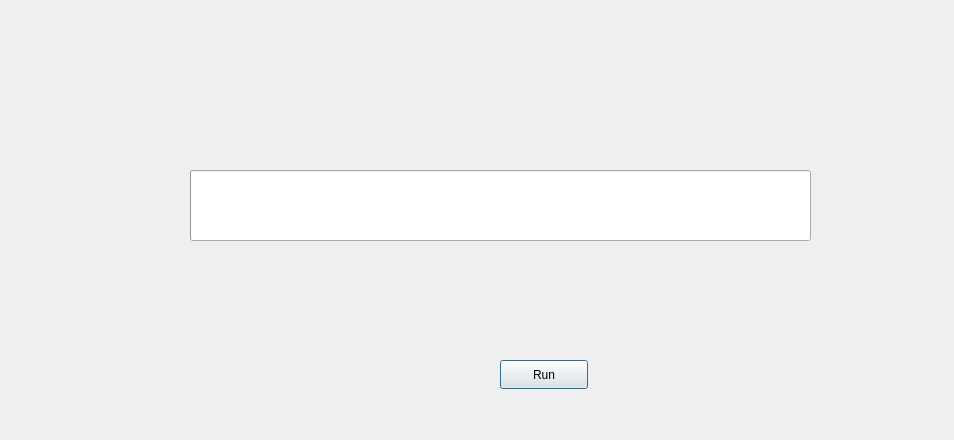
<?xml version="1.0" encoding="UTF-8"?>
<ui version="4.0">
 <class>Dialog</class>
 <widget class="QDialog" name="Dialog">
  <property name="geometry">
   <rect>
    <x>0</x>
    <y>0</y>
    <width>954</width>
    <height>440</height>
   </rect>
  </property>
  <property name="windowTitle">
   <string>Dialog</string>
  </property>
  <widget class="QProgressBar" name="pgbar">
   <property name="geometry">
    <rect>
     <x>190</x>
     <y>170</y>
     <width>621</width>
     <height>71</height>
    </rect>
   </property>
   <property name="value">
    <number>0</number>
   </property>
   <property name="format">
    <string/>
   </property>
  </widget>
  <widget class="QPushButton" name="btn_run">
   <property name="geometry">
    <rect>
     <x>500</x>
     <y>360</y>
     <width>88</width>
     <height>29</height>
    </rect>
   </property>
   <property name="text">
    <string>Run</string>
   </property>
  </widget>
 </widget>
 <resources/>
 <connections/>
</ui>
